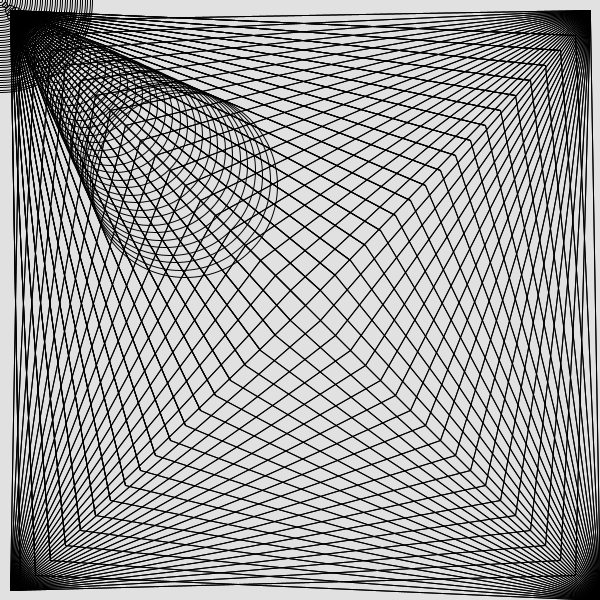
Frame 1 (no input)
Frame 60 (the mouse pressed at the canvas centre just before this capture): identical to frame 1, image omitted
Frame 120 (the mouse held since frame 60 and released just before this capture): identical to frame 1, image omitted

The Processing sketch that drew this single still picture (run headless with seeded random() and noise(); from frame 60 on, the mouse is pressed at the canvas centre):

// Processing sketch: processing_32827
// ── processing_32827.pde

int x = 20;
int y = 20;

int x2 = 20;
int y2 = 20;

int x3 = 20;
int y3 = 590;

int x4 = 590;
int y4 = 20;

// Lines 2
int x5 = 2;
int y5 = 10;

int x6 = 10;
int y6 = 10;

int x7 = 10;
int y7 = 295;

int x8 = 295;
int y8 = 10;

//circles

int a= 0;
int b= 0;

int c=0;
int d=0;

int e=0;
int f=0;

int g=0;
int h=0;

int count = 0;




void setup() {
  
  size(600,600);
  background (225);
}

void draw() 


{
 while (count<38){

  /*smooth();
  line(10,10,10,590);
  line(10,10,590,10);
  line(10,590,590,590);
  line(590,10,590,590);
  smooth();
//Lines  
/*line(20,20,590,590);
  line(590,20,20,590);
  
  
  /*line(20,20,495,5);*/
  smooth();
  line(x,y,590,10);
  line(x,y,590,10);
  
  /*line(20,20,5,495);*/
  line(x2,y2,10,590);
  line(x2,y2,10,590);
  
  
  /*line(10,10, 20,580);*/
  line(10,10, x3,y3);
  line(10,10, x3,y3);
  
  
  
  /*line(10,10, 20,580);*/
  line(10,10, x3,y3);
  line(10,10, x3,y3);
 
 
 
  /*line(10,10, 20,580);*/
  line(600,600, x4,y4);
  line(600,600, x4,y4);



  /*line(305,305, 20,20);

  line(305,305, 590,10);*/
 
 
  x= x + 15;
  y= y + 15;
  
  x2= x2 + 15;
  y2= y2 + 15;
  
  x3= x3 + 15;
  y3= y3 - 15;
  
  x4= x4 - 15;
  y4= y4 + 15;
  
 smooth();
  noFill();
 /* ellipse(300, 300, a, b);*/
 
  ellipse(e, f, a, b);
  
  ellipse(g, h, a, b);
  
  
  a = a + 5;
  b = b + 5;
  
 c = c + 5;
  d = d + 5;
  
  e = e + 5;
  f = f + 5;
  
  /*g = g +10;
  h = f+10;
 //
 /*
 // Lines 2
 
   /*line(20,20,495,5);
  line(x5,y5,295,5);
  
  /*line(10,10, 20,580);
  line(5,5, x6,y6);
  
  /*line(20,20,5,495);
  line(x7,y7,5,295);
  
  
  /*line(10,10, 20,580);
  line(300,300, x8,y8);
  
  
  /* x= x5 + 10;
  y5= y5 + 10;
  
  x6= x6 + 10;
  y6= y6 + 10;
  
  x7= x7 + 10;
  y7= y7 - 10;
  
  x8= x8 - 10;
  y8= y8 + 10;
 
 */ 

count++;

 }
 
}
